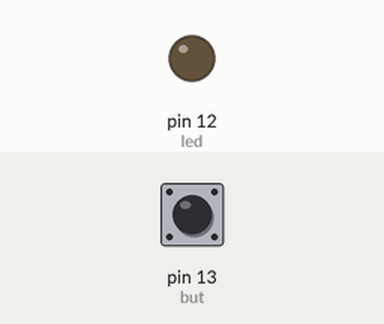
Recording of a sketch running on a simulated Arduino Uno, built with avr-gcc and run on an emulated ATmega328P. Shown: output pins drawn as LEDs (lit = HIGH). The test bench sets the inputs (shaded band); at power-on: pin 13 (but) LOW.

Above: at 1.2 s.
1.3 s: pin 13 (but) pulled HIGH for 0.15 s
At 1.8 s:
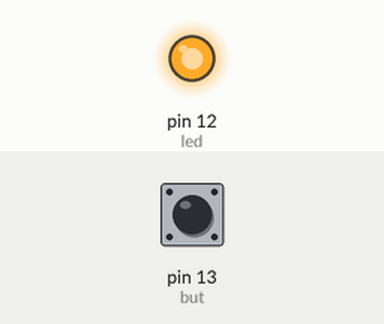
Timing chart, 0 to 10.4 s (numbered marks = the images above; inputs shaded):
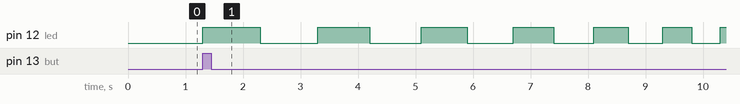

Measured:
- after the input at 1.3 s, pin 12 (led): LOW → HIGH at once, → LOW 1.0 s later, → HIGH 1.0 s later, → LOW 0.90 s later, … (13 changes in this stretch)

The sketch:

023.ino
```cpp
#define but  13
#define led  12
int sure = 1000;
void setup() {

  pinMode(but,INPUT);
  pinMode(led,OUTPUT);


}

void loop() {
  if(digitalRead(but) == 1){
   for(int sure = 1000; sure > 100;){
    digitalWrite(led,1);
    delay(sure);
    digitalWrite(led,0);
    delay(sure);
    sure = sure - 100;

       }

  }


}
```
